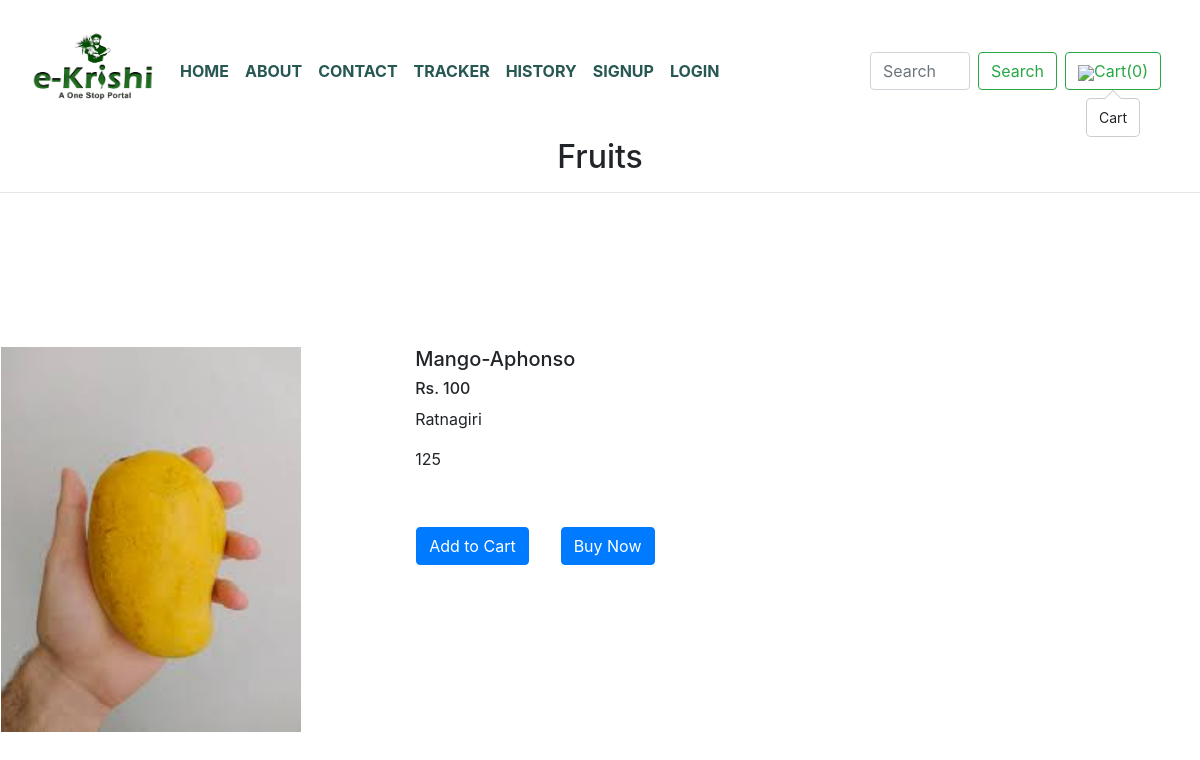
Screenshot of /shop/products/Mango with the database file from the repository.
### shop/models.py (models this page shows, shortened)
class Product(models.Model):
    product_id=models.AutoField
    product_name=models.CharField(max_length=101)
    category=models.CharField(max_length=50)
    sub_category=models.CharField(max_length=50)
    variety=models.CharField(max_length=50)
    location=models.CharField(max_length=1000)
    quantity=models.IntegerField()
    price=models.IntegerField()
    pub_date=models.DateField()
    image=models.FileField(upload_to='shop/images/', null=True, verbose_name="")
    farmer=models.ForeignKey(Farmer, default=None, on_delete=models.DO_NOTHING)

### accounts/models.py (models this page shows)
class Farmer(models.Model):
    user = models.OneToOneField(User, on_delete=models.CASCADE,primary_key=True)
    phoneNumber = models.CharField(max_length=10)
    cardNumber = models.CharField(max_length=12)
    email = models.CharField(max_length=50)
    state = models.CharField(max_length=50)
    village = models.CharField(max_length=100)
    zip = models.CharField(max_length=10)
    def __str__(self):
        return self.user.username

### shop/views.py (the view)
# urls.py: path('products/<str:myid>',views.productview,name="ProductView"),
def productview(request,myid):
    product=Product.objects.filter(sub_category=myid)
    print(len(product))
    list1=[]
    for i in range(len(product)):
        prod={}
        prod['farmer']=product[i].farmer
        farmer=product[i].farmer
        product_name=product[i].product_name
        rating=Rating.objects.filter(product_name=product_name,farmer=farmer)
        prod['product_name']=product[i].product_name
        prod['id']=product[i].id
        prod['rating']=rating[0].ratings
        prod['category']=product[i].category
        prod['sub_category']=product[i].sub_category
        prod['variety']=product[i].variety
        prod['location']=product[i].location
        prod['quantity']=product[i].quantity
        prod['price']=product[i].price
        prod['image']=product[i].image
        print(type(prod['rating']))
        list1.append(prod)
    print(list1)
    forid=Product.objects.values('id')
    print(forid)
    return render(request,"shop/prodview.html",{'list1':list1,'id':forid})

### shop/templates/shop/prodview.html (shortened to what this page needs)
{% extends 'shop/basic.html' %} {% block title%}{{product.product_name}}{%endblock %} {% block body %}
{%load static%}
<h2 style="text-align: center">{{list1.0.category}}</h2>
<hr />
{% for i in list1 %}
<div class="container quickview">
  <div class="row my-5">
    <div class="col-md-4">
      <div class="row">
        <img src="/media/{{i.image}}" width="300px" height="385px" />
      </div>
    </div>
    <div class="col-md-8">
      <h5 id="namepr{{i.id}}">{{i.sub_category}}-{{i.variety}}</h5>
      <h6>Rs. <span id="pricepr{{i.id}}">{{i.price}}</span></h6>
      <p>{{i.location}}</p>
      {% if 10 > i.quantity %}
        <p>Out of stock</p>
        {%else%}
        <p>{{i.quantity}}</p>
      {%endif%}
      {% if i.quantity > 10  %}
      <div class="row">
        <span id="divpr{{i.id}}" class="divpr">
          <button class="btn btn-primary mx-3 cart" id="pr{{i.id}}">
            Add to Cart
          </button>
        </span>
        <button class="btn btn-primary mx-3 " >Buy Now</button>
        </div>
        {%endif%}
    </div>
  </div>
</div>
{% endfor %}
{% endblock %}

### shop/templates/shop/basic.html (style rules this page uses)
html { scroll-behavior: smooth; }
@media (min-width: 1200px) { .container { max-width: 1199px; } }
body { min-height: 120vh; background-color: white; background-image: linear-gradient(135deg, white 0%); }

### shop/templates/shop/prodview.html (style rules this page uses)
.quickview, h2 { padding-top: 90px; }

### rows the page displays
Product: category "Fruits"
Farmer: image (picture), sub_category "Mango", variety "Aphonso", price "100", location "Ratnagiri", quantity "125"
